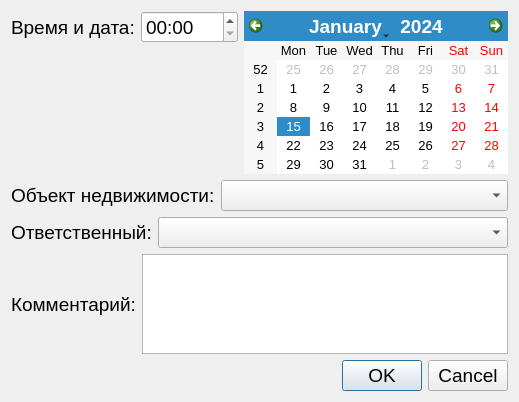
<?xml version="1.0" encoding="UTF-8"?>
<ui version="4.0">
 <class>addTask</class>
 <widget class="QDialog" name="addTask">
  <property name="geometry">
   <rect>
    <x>0</x>
    <y>0</y>
    <width>519</width>
    <height>402</height>
   </rect>
  </property>
  <property name="sizePolicy">
   <sizepolicy hsizetype="Fixed" vsizetype="Fixed">
    <horstretch>0</horstretch>
    <verstretch>0</verstretch>
   </sizepolicy>
  </property>
  <property name="font">
   <font>
    <pointsize>14</pointsize>
   </font>
  </property>
  <property name="windowTitle">
   <string>Dialog</string>
  </property>
  <layout class="QVBoxLayout" name="verticalLayout">
   <item>
    <layout class="QGridLayout" name="gridLayout">
     <item row="0" column="0">
      <widget class="QLabel" name="label_4">
       <property name="text">
        <string>Время и дата:</string>
       </property>
      </widget>
     </item>
     <item row="0" column="2" rowspan="2">
      <widget class="QCalendarWidget" name="calendarWidget">
       <property name="sizePolicy">
        <sizepolicy hsizetype="Fixed" vsizetype="Fixed">
         <horstretch>0</horstretch>
         <verstretch>0</verstretch>
        </sizepolicy>
       </property>
       <property name="font">
        <font>
         <pointsize>10</pointsize>
        </font>
       </property>
      </widget>
     </item>
     <item row="0" column="1">
      <widget class="QTimeEdit" name="timeEdit">
       <property name="displayFormat">
        <string>HH:mm</string>
       </property>
      </widget>
     </item>
    </layout>
   </item>
   <item>
    <layout class="QHBoxLayout" name="horizontalLayout_2">
     <item>
      <widget class="QLabel" name="label">
       <property name="sizePolicy">
        <sizepolicy hsizetype="Fixed" vsizetype="Preferred">
         <horstretch>0</horstretch>
         <verstretch>0</verstretch>
        </sizepolicy>
       </property>
       <property name="text">
        <string>Объект недвижимости:</string>
       </property>
      </widget>
     </item>
     <item>
      <widget class="QComboBox" name="comboBox"/>
     </item>
    </layout>
   </item>
   <item>
    <layout class="QHBoxLayout" name="horizontalLayout_3">
     <item>
      <widget class="QLabel" name="label_2">
       <property name="sizePolicy">
        <sizepolicy hsizetype="Fixed" vsizetype="Preferred">
         <horstretch>0</horstretch>
         <verstretch>0</verstretch>
        </sizepolicy>
       </property>
       <property name="text">
        <string>Ответственный:</string>
       </property>
      </widget>
     </item>
     <item>
      <widget class="QComboBox" name="comboBox_2"/>
     </item>
    </layout>
   </item>
   <item>
    <layout class="QHBoxLayout" name="horizontalLayout_4">
     <item>
      <widget class="QLabel" name="label_3">
       <property name="text">
        <string>Комментарий:</string>
       </property>
      </widget>
     </item>
     <item>
      <widget class="QTextEdit" name="textEdit"/>
     </item>
    </layout>
   </item>
   <item>
    <widget class="QDialogButtonBox" name="buttonBox">
     <property name="orientation">
      <enum>Qt::Horizontal</enum>
     </property>
     <property name="standardButtons">
      <set>QDialogButtonBox::Cancel|QDialogButtonBox::Ok</set>
     </property>
    </widget>
   </item>
  </layout>
 </widget>
 <resources/>
 <connections>
  <connection>
   <sender>buttonBox</sender>
   <signal>accepted()</signal>
   <receiver>addTask</receiver>
   <slot>accept()</slot>
   <hints>
    <hint type="sourcelabel">
     <x>248</x>
     <y>254</y>
    </hint>
    <hint type="destinationlabel">
     <x>157</x>
     <y>274</y>
    </hint>
   </hints>
  </connection>
  <connection>
   <sender>buttonBox</sender>
   <signal>rejected()</signal>
   <receiver>addTask</receiver>
   <slot>reject()</slot>
   <hints>
    <hint type="sourcelabel">
     <x>316</x>
     <y>260</y>
    </hint>
    <hint type="destinationlabel">
     <x>286</x>
     <y>274</y>
    </hint>
   </hints>
  </connection>
 </connections>
</ui>
